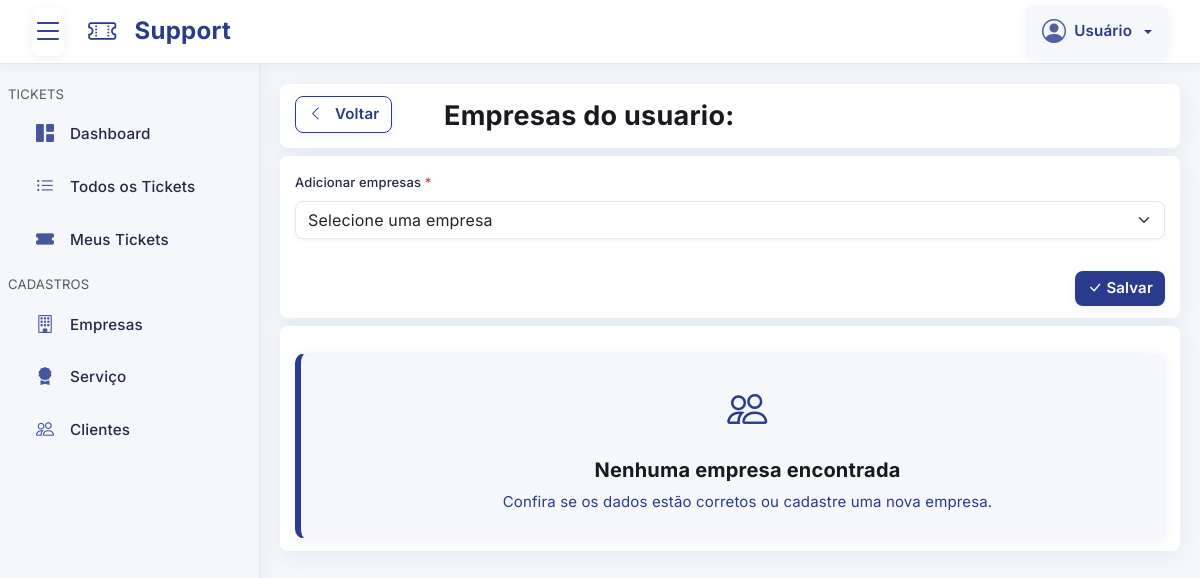
The app's page /pages/usuario/empresa.php, older data.
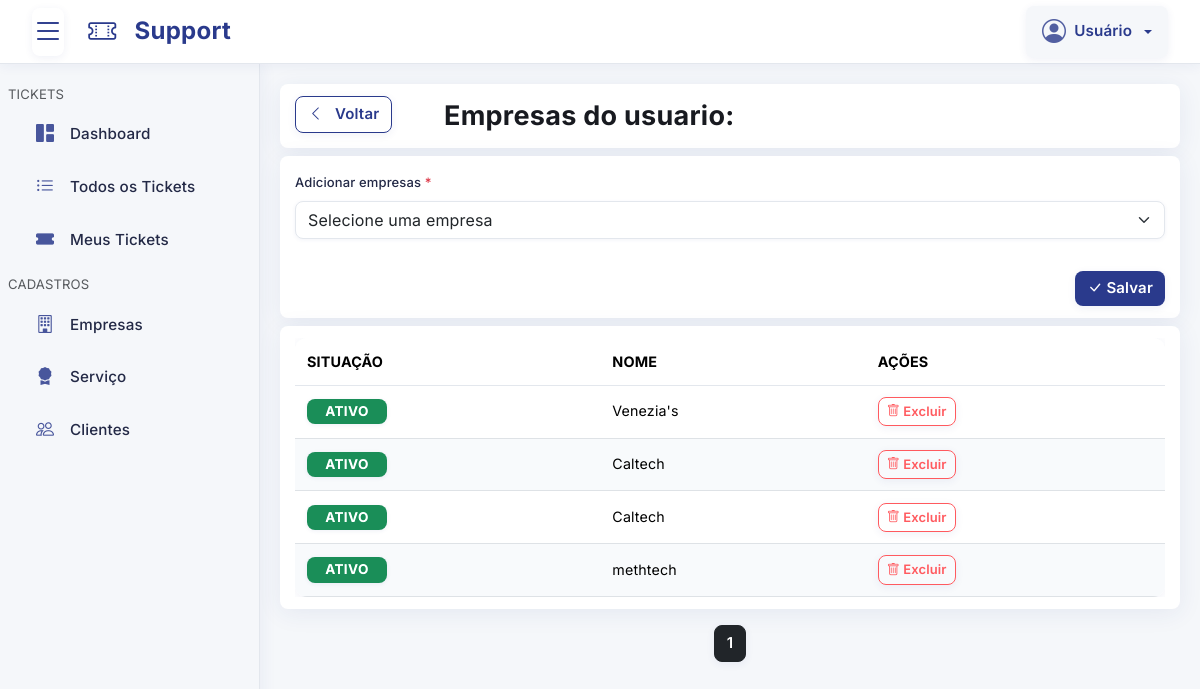
The same page, newer data.
### tables this page shows
CREATE TABLE `empresa_usuario` (
  `id` int NOT NULL,
  `usuario_id` int NOT NULL,
  `empresa_id` int NOT NULL,
  `situacao` tinyint(1) NOT NULL DEFAULT '1' COMMENT '0 = INATIVO ou 1 = ATIVO',
  `cadastrado` timestamp NULL DEFAULT CURRENT_TIMESTAMP,
  `alterado` timestamp NULL DEFAULT CURRENT_TIMESTAMP ON UPDATE CURRENT_TIMESTAMP
);

CREATE TABLE `empresa` (
  `id` int NOT NULL,
  `nome` varchar(255) NOT NULL,
  `situacao` tinyint(1) NOT NULL DEFAULT '1' COMMENT '0 = INATIVO ou 1 = ATIVO',
  `cadastrado` timestamp NULL DEFAULT CURRENT_TIMESTAMP,
  `alterado` timestamp NULL DEFAULT CURRENT_TIMESTAMP ON UPDATE CURRENT_TIMESTAMP
);

### config/Database.php (called while the page is built, shortened)
<?php
class Database
{
    private $host = "tcc-db-phpmyadmin.a5b4kx.easypanel.host";
    private $dbName = "support-ticket-manager";
    private $username = "alvino";
    private $password = "WQDThX9tbD";
    private $charset = "utf8mb4";
    private $pdo;
    private function connect()
    {
        $dsn = "mysql:host={$this->host};port=3306;dbname={$this->dbName};charset={$this->charset}";
        try {
            $this->pdo = new PDO(
                $dsn,
                $this->username,
                $this->password,
                array(PDO::MYSQL_ATTR_INIT_COMMAND => "SET NAMES utf8")
            );
            $this->pdo->setAttribute(PDO::ATTR_ERRMODE, PDO::ERRMODE_EXCEPTION);
            $this->pdo->setAttribute(PDO::ATTR_DEFAULT_FETCH_MODE, PDO::FETCH_ASSOC);
        } catch (PDOException $e) {
            $this->error = $e->getMessage();
            die("Erro ao conectar ao banco de dados: {$this->error}");
        }
    }
    public function getConnection()
    {
        try {
            return $this->pdo;
        } catch (PDOException $e) {
            $this->error = $e->getMessage();
            die("Erro ao conectar ao banco de dados: {$this->error}");
        }
    }
}

### config/EmpresaUsuario.php (called while the page is built, shortened)
<?php
class EmpresaUsuario
{
    private $db;
    public function __construct($db)
    {
        $this->db = $db;
    }
    public function index($parametros = array())
    {
        try {
            $empresa_id = isset($parametros["empresa_id"]) ? (int)$parametros["empresa_id"] : null;
            $usuario_id = isset($parametros["usuario_id"]) ? (int)$parametros["usuario_id"] : null;
            $ativo      = isset($parametros["ativo"]) ? $parametros["ativo"] : null;
            $pagina     = isset($parametros["pagina"]) ? (int)$parametros["pagina"] : 1;
            $limite     = isset($parametros["limite"]) ? (int)$parametros["limite"] : 10;
            $where = array();
            $params = array();
            $query = "SELECT
                        `empresa_usuario`.*,
                        `empresa`.`nome` AS empresa_nome,
                        `usuario`.`nome` AS usuario_nome
                    FROM
                        `empresa_usuario`
                    LEFT JOIN
                        `empresa` ON `empresa`.`id` = `empresa_usuario`.`empresa_id`
                    LEFT JOIN
                        `usuario` ON `usuario`.`id` = `empresa_usuario`.`usuario_id`";
            $queryCount = "SELECT
                                COUNT(`empresa_usuario`.`id`) as total
                            FROM
                                `empresa_usuario`
                            LEFT JOIN
                                `empresa` ON `empresa`.`id` = `empresa_usuario`.`empresa_id`
                            LEFT JOIN
                                `usuario` ON `usuario`.`id` = `empresa_usuario`.`usuario_id`";
            $query .= " ORDER BY `empresa_usuario`.`empresa_id` ASC";
            $offset = ($pagina - 1) * $limite;
            $query .= " LIMIT $limite OFFSET $offset";
            $stmt = $this->db->prepare($query);
            $stmtCount = $this->db->prepare($queryCount);
            $stmt->execute();
            $stmtCount->execute();
            $resultados = $stmt->fetchAll(PDO::FETCH_OBJ);
            $total = (int)$stmtCount->fetchColumn();
            $paginacao = array(
                "pagina" => $pagina,
                "limite" => $limite,
                "total" => $total,
                "total_paginas" => max(1, (int)ceil($total / $limite))
            );
            return array(
                "resultados" => $resultados,
                "paginacao" => $paginacao
            );
        } catch (\Throwable $th) {
            return array(
                "erro" => $th->getMessage() . " -> " . $th->getLine(),
                "resultados" => [],
                "paginacao" => array(
                    "pagina" => 1,
                    "limite" => 100,
                    "total" => 0,
                    "total_paginas" => 1
                )
            );
        }
    }
}

### pages/usuario/empresa.php (the view, shortened to what the changed rows need)
<?php include("../template/topo.php"); ?>
<?php
$pagina = isset($_GET["pagina"]) ? $_GET["pagina"] : 1;
$id = isset($_GET["id"]) ? (int)$_GET["id"] : NULL;
$indexRegistros = $classEmpresaUsuario->index([
    "usuario_id" => $id,
    "pagina" => $pagina,
    "limite" => 15
]);
$registros = $indexRegistros["resultados"];
$paginacao = $indexRegistros["paginacao"];
$usuario = $classUsuario->pegarPorId($id);
?>
<header class="sessao">
    <div class="row">
        <div class="col-xl-6 col-lg-6 col-md-6 col-sm-12 col-12 my-1">
            <h1 class="titulo">Empresas do usuario: <?php echo $usuario->nome ?></h1>
        </div>
    </div>
</header>
<div class="sessao">
    <?php if (count($registros) == 0): ?>
        <div class="alert alerta-sem-cadastrar text-center py-4" role="alert">
            <div class="mb-3">
                <i class="bi bi-people fs-1"></i>
            </div>
            <h5 class="fw-bold">Nenhuma empresa encontrada</h5>
            <p class="mb-0">Confira se os dados estão corretos ou cadastre uma nova empresa.</p>
        </div>
    <?php else: ?>
        <div class="table-responsive">
            <table class="table table-hover">
                <thead>
                    <tr>
                        <th>Situação</th>
                        <th>Nome</th>
                        <th class="nao-mostrar-impressao">Ações</th>
                    </tr>
                </thead>
                <tbody>
                    <?php foreach ($registros as $registro): ?>
                        <?php if (is_object($registro)): ?>
                            <tr class="<?php echo isset($focu_empresa_id) && $registro->id == $focu_empresa_id ? "table-active" : ""; ?>">
                                <td>
                                    <?php if (isset($registro->situacao) && $registro->situacao == 1): ?>
                                        <span class="badge text-bg-success">Ativo</span>
                                    <?php else: ?>
                                        <span class="badge text-bg-danger">Inativo</span>
                                    <?php endif; ?>
                                </td>
                                <td><?php echo isset($registro->empresa_nome) ? $registro->empresa_nome : "--"; ?></td>
                                <td class="nao-mostrar-impressao">
                                    <button
                                        data-bs-toggle="modal"
                                        data-bs-target="#excluir-<?php echo $registro->id; ?>"
                                        type="button"
                                        class="btn btn-sm btn-excluir">
                                        <i class="bi bi-trash"></i> Excluir
                                    </button>
                                </td>
                            </tr>
                        <?php endif; ?>
                    <?php endforeach; ?>
                </tbody>
            </table>
        </div>
</div>
<?php
        $limite = 2;
        $inicio = ((($pagina - $limite) > 1) ? $pagina - $limite : 1);
        $fim = ((($pagina + $limite) < $paginacao["total_paginas"]) ? $pagina + $limite : $paginacao["total_paginas"]);
?>
<nav aria-label="Page navigation">
    <ul class="pagination justify-content-center mt-3">
        <?php for ($i = $inicio; $i <= $fim; $i++) : ?>
            <?php if ($i == $paginacao["pagina"]): ?>
                <li class="page-item active">
                    <a class="ms-1 me-1 btn btn-dark">
                        <?php echo $i; ?>
                    </a>
                </li>
            <?php endif; ?>
        <?php endfor; ?>
    </ul>
</nav>
<?php endif; ?>
<?php include("../template/rodape.php"); ?>

Row changes from the older to the newer data that the page shows:
added empresa_usuario: situacao "ATIVO", empresa.nome "Venezia's"
added empresa_usuario: situacao "ATIVO", empresa.nome "Caltech"
added empresa_usuario: situacao "ATIVO", empresa.nome "Caltech"
added empresa_usuario: situacao "ATIVO", empresa.nome "methtech"
Text that changed along with them:
text no longer shown: "Nenhuma empresa encontrada Confira se os dados estão corretos ou cadastre uma nova empresa."
text now shown: "SITUAÇÃO NOME AÇÕES"
new list line: "1"
